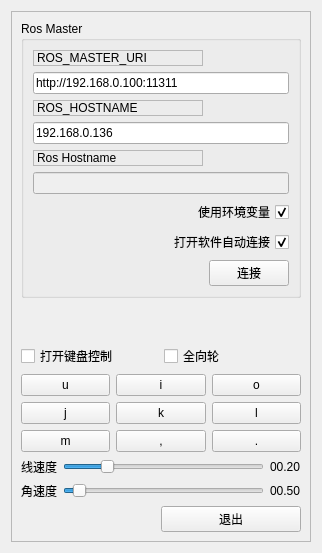
          <widget class="QWidget" name="tab">
           <property name="layoutDirection">
            <enum>Qt::LeftToRight</enum>
           </property>
           <property name="autoFillBackground">
            <bool>false</bool>
           </property>
           <attribute name="title">
            <string>基本</string>
           </attribute>
           <layout class="QHBoxLayout" name="horizontalLayout_2">
            <item>
             <widget class="QFrame" name="frame">
              <property name="sizePolicy">
               <sizepolicy hsizetype="Minimum" vsizetype="Preferred">
                <horstretch>0</horstretch>
                <verstretch>0</verstretch>
               </sizepolicy>
              </property>
              <property name="frameShape">
               <enum>QFrame::StyledPanel</enum>
              </property>
              <property name="frameShadow">
               <enum>QFrame::Raised</enum>
              </property>
              <layout class="QVBoxLayout" name="verticalLayout_3">
               <item>
                <widget class="QGroupBox" name="groupBox">
                 <property name="title">
                  <string>Ros Master</string>
                 </property>
                 <layout class="QGridLayout" name="gridLayout">
                  <item row="3" column="0" colspan="2">
                   <widget class="QLineEdit" name="line_edit_host">
                    <property name="maximumSize">
                     <size>
                      <width>16777215</width>
                      <height>25</height>
                     </size>
                    </property>
                    <property name="text">
                     <string>192.168.0.136</string>
                    </property>
                   </widget>
                  </item>
                  <item row="7" column="0" colspan="2">
                   <widget class="QCheckBox" name="checkbox_remember_settings">
                    <property name="layoutDirection">
                     <enum>Qt::RightToLeft</enum>
                    </property>
                    <property name="locale">
                     <locale language="Chinese" country="China"/>
                    </property>
                    <property name="text">
                     <string>打开软件自动连接</string>
                    </property>
                    <property name="checked">
                     <bool>true</bool>
                    </property>
                   </widget>
                  </item>
                  <item row="4" column="0">
                   <widget class="QLabel" name="label_3">
                    <property name="maximumSize">
                     <size>
                      <width>16777215</width>
                      <height>25</height>
                     </size>
                    </property>
                    <property name="locale">
                     <locale language="Chinese" country="China"/>
                    </property>
                    <property name="frameShape">
                     <enum>QFrame::StyledPanel</enum>
                    </property>
                    <property name="frameShadow">
                     <enum>QFrame::Raised</enum>
                    </property>
                    <property name="text">
                     <string>Ros Hostname</string>
                    </property>
                   </widget>
                  </item>
                  <item row="2" column="0">
                   <widget class="QLabel" name="label_2">
                    <property name="maximumSize">
                     <size>
                      <width>16777215</width>
                      <height>25</height>
                     </size>
                    </property>
                    <property name="frameShape">
                     <enum>QFrame::StyledPanel</enum>
                    </property>
                    <property name="frameShadow">
                     <enum>QFrame::Raised</enum>
                    </property>
                    <property name="text">
                     <string>ROS_HOSTNAME</string>
                    </property>
                   </widget>
                  </item>
                  <item row="5" column="0" colspan="2">
                   <widget class="QLineEdit" name="line_edit_topic">
                    <property name="enabled">
                     <bool>false</bool>
                    </property>
                    <property name="maximumSize">
                     <size>
                      <width>16777215</width>
                      <height>25</height>
                     </size>
                    </property>
                    <property name="text">
                     <string/>
                    </property>
                   </widget>
                  </item>
                  <item row="8" column="0">
                   <spacer name="horizontalSpacer">
                    <property name="orientation">
                     <enum>Qt::Horizontal</enum>
                    </property>
                    <property name="sizeHint" stdset="0">
                     <size>
                      <width>170</width>
                      <height>21</height>
                     </size>
                    </property>
                   </spacer>
                  </item>
                  <item row="1" column="0" colspan="2">
                   <widget class="QLineEdit" name="line_edit_master">
                    <property name="maximumSize">
                     <size>
                      <width>16777215</width>
                      <height>25</height>
                     </size>
                    </property>
                    <property name="text">
                     <string>http://192.168.0.100:11311</string>
                    </property>
                   </widget>
                  </item>
                  <item row="0" column="0">
                   <widget class="QLabel" name="label">
                    <property name="maximumSize">
                     <size>
                      <width>16777215</width>
                      <height>25</height>
                     </size>
                    </property>
                    <property name="frameShape">
                     <enum>QFrame::StyledPanel</enum>
                    </property>
                    <property name="frameShadow">
                     <enum>QFrame::Raised</enum>
                    </property>
                    <property name="text">
                     <string>ROS_MASTER_URI</string>
                    </property>
                   </widget>
                  </item>
                  <item row="8" column="1">
                   <widget class="QPushButton" name="button_connect">
                    <property name="enabled">
                     <bool>true</bool>
                    </property>
                    <property name="sizePolicy">
                     <sizepolicy hsizetype="MinimumExpanding" vsizetype="Fixed">
                      <horstretch>0</horstretch>
                      <verstretch>0</verstretch>
                     </sizepolicy>
                    </property>
                    <property name="toolTip">
                     <string>Set the target to the current joint trajectory state.</string>
                    </property>
                    <property name="statusTip">
                     <string>Clear all waypoints and set the target to the current joint trajectory state.</string>
                    </property>
                    <property name="text">
                     <string>连接</string>
                    </property>
                   </widget>
                  </item>
                  <item row="6" column="0" colspan="2">
                   <widget class="QCheckBox" name="checkbox_use_environment">
                    <property name="layoutDirection">
                     <enum>Qt::RightToLeft</enum>
                    </property>
                    <property name="locale">
                     <locale language="Chinese" country="China"/>
                    </property>
                    <property name="text">
                     <string>使用环境变量</string>
                    </property>
                    <property name="checked">
                     <bool>true</bool>
                    </property>
                   </widget>
                  </item>
                 </layout>
                </widget>
               </item>
               <item>
                <spacer name="verticalSpacer">
                 <property name="orientation">
                  <enum>Qt::Vertical</enum>
                 </property>
                 <property name="sizeHint" stdset="0">
                  <size>
                   <width>20</width>
                   <height>40</height>
                  </size>
                 </property>
                </spacer>
               </item>
               <item>
                <layout class="QHBoxLayout" name="horizontalLayout_15">
                 <item>
                  <widget class="QCheckBox" name="checkBox_key">
                   <property name="text">
                    <string>打开键盘控制</string>
                   </property>
                  </widget>
                 </item>
                 <item>
                  <widget class="QCheckBox" name="checkBox_mec">
                   <property name="text">
                    <string>全向轮</string>
                   </property>
                  </widget>
                 </item>
                </layout>
               </item>
               <item>
                <layout class="QGridLayout" name="gridLayout_2" rowstretch="1,1,1" columnstretch="1,1,1">
                 <item row="0" column="0">
                  <widget class="QPushButton" name="pushButton_lu">
                   <property name="text">
                    <string>u</string>
                   </property>
                   <property name="autoExclusive">
                    <bool>true</bool>
                   </property>
                  </widget>
                 </item>
                 <item row="0" column="1">
                  <widget class="QPushButton" name="pushButton_u">
                   <property name="text">
                    <string>i</string>
                   </property>
                   <property name="checkable">
                    <bool>false</bool>
                   </property>
                   <property name="checked">
                    <bool>false</bool>
                   </property>
                   <property name="autoRepeat">
                    <bool>false</bool>
                   </property>
                   <property name="autoExclusive">
                    <bool>true</bool>
                   </property>
                   <property name="autoRepeatDelay">
                    <number>30000</number>
                   </property>
                   <property name="autoRepeatInterval">
                    <number>10</number>
                   </property>
                  </widget>
                 </item>
                 <item row="0" column="2">
                  <widget class="QPushButton" name="pushButton_ru">
                   <property name="text">
                    <string>o</string>
                   </property>
                   <property name="autoExclusive">
                    <bool>true</bool>
                   </property>
                   <property name="autoRepeatDelay">
                    <number>3</number>
                   </property>
                   <property name="autoRepeatInterval">
                    <number>1</number>
                   </property>
                  </widget>
                 </item>
                 <item row="1" column="0">
                  <widget class="QPushButton" name="pushButton_l">
                   <property name="text">
                    <string>j</string>
                   </property>
                   <property name="autoExclusive">
                    <bool>true</bool>
                   </property>
                  </widget>
                 </item>
                 <item row="1" column="1">
                  <widget class="QPushButton" name="pushButton_stop">
                   <property name="text">
                    <string>k</string>
                   </property>
                   <property name="autoExclusive">
                    <bool>true</bool>
                   </property>
                  </widget>
                 </item>
                 <item row="1" column="2">
                  <widget class="QPushButton" name="pushButton_r">
                   <property name="text">
                    <string>l</string>
                   </property>
                   <property name="autoExclusive">
                    <bool>true</bool>
                   </property>
                  </widget>
                 </item>
                 <item row="2" column="0">
                  <widget class="QPushButton" name="pushButton_ld">
                   <property name="text">
                    <string>m</string>
                   </property>
                   <property name="autoExclusive">
                    <bool>true</bool>
                   </property>
                  </widget>
                 </item>
                 <item row="2" column="1">
                  <widget class="QPushButton" name="pushButton_d">
                   <property name="text">
                    <string>,</string>
                   </property>
                   <property name="autoExclusive">
                    <bool>true</bool>
                   </property>
                  </widget>
                 </item>
                 <item row="2" column="2">
                  <widget class="QPushButton" name="pushButton_rd">
                   <property name="text">
                    <string>.</string>
                   </property>
                   <property name="autoExclusive">
                    <bool>true</bool>
                   </property>
                  </widget>
                 </item>
                </layout>
               </item>
               <item>
                <layout class="QGridLayout" name="gridLayout_4">
                 <item row="0" column="0">
                  <widget class="QLabel" name="label_20">
                   <property name="text">
                    <string>线速度</string>
                   </property>
                  </widget>
                 </item>
                 <item row="0" column="1">
                  <widget class="QSlider" name="horizontalSlider_v">
                   <property name="maximum">
                    <number>100</number>
                   </property>
                   <property name="value">
                    <number>20</number>
                   </property>
                   <property name="orientation">
                    <enum>Qt::Horizontal</enum>
                   </property>
                  </widget>
                 </item>
                 <item row="0" column="2">
                  <widget class="QLabel" name="label_v">
                   <property name="text">
                    <string>00.20</string>
                   </property>
                  </widget>
                 </item>
                 <item row="1" column="0">
                  <widget class="QLabel" name="label_21">
                   <property name="text">
                    <string>角速度</string>
                   </property>
                  </widget>
                 </item>
                 <item row="1" column="1">
                  <widget class="QSlider" name="horizontalSlider_c">
                   <property name="minimum">
                    <number>0</number>
                   </property>
                   <property name="maximum">
                    <number>1000</number>
                   </property>
                   <property name="value">
                    <number>50</number>
                   </property>
                   <property name="orientation">
                    <enum>Qt::Horizontal</enum>
                   </property>
                  </widget>
                 </item>
                 <item row="1" column="2">
                  <widget class="QLabel" name="label_c">
                   <property name="text">
                    <string>00.50</string>
                   </property>
                  </widget>
                 </item>
                </layout>
               </item>
               <item>
                <layout class="QHBoxLayout" name="horizontalLayout_5">
                 <item>
                  <spacer name="horizontalSpacer_3">
                   <property name="orientation">
                    <enum>Qt::Horizontal</enum>
                   </property>
                   <property name="sizeHint" stdset="0">
                    <size>
                     <width>40</width>
                     <height>20</height>
                    </size>
                   </property>
                  </spacer>
                 </item>
                 <item>
                  <widget class="QPushButton" name="quit_button">
                   <property name="sizePolicy">
                    <sizepolicy hsizetype="MinimumExpanding" vsizetype="Fixed">
                     <horstretch>0</horstretch>
                     <verstretch>0</verstretch>
                    </sizepolicy>
                   </property>
                   <property name="text">
                    <string>退出</string>
                   </property>
                  </widget>
                 </item>
                </layout>
               </item>
              </layout>
              <zorder>groupBox</zorder>
              <zorder>verticalSpacer</zorder>
              <zorder></zorder>
             </widget>
            </item>
           </layout>
          </widget>
